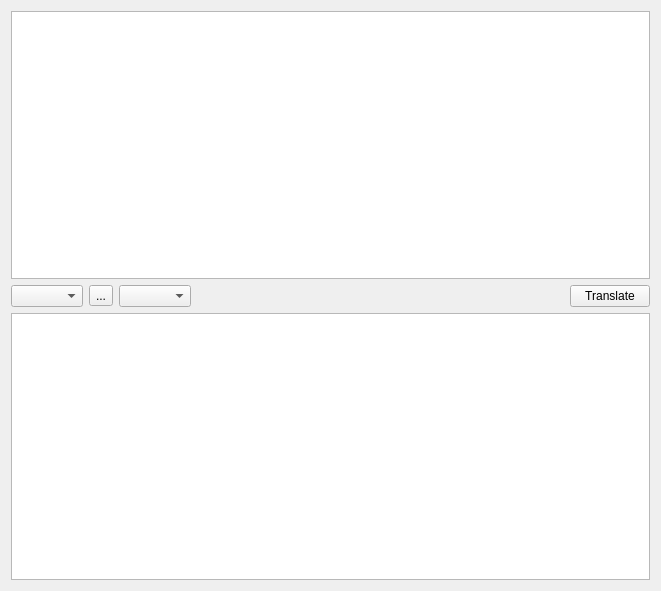
<?xml version="1.0" encoding="UTF-8"?>
<ui version="4.0">
 <class>MainWindow</class>
 <widget class="QMainWindow" name="MainWindow">
  <property name="geometry">
   <rect>
    <x>0</x>
    <y>0</y>
    <width>661</width>
    <height>591</height>
   </rect>
  </property>
  <property name="windowTitle">
   <string>MainWindow</string>
  </property>
  <widget class="QWidget" name="centralWidget">
   <layout class="QVBoxLayout" name="verticalLayout">
    <item>
     <layout class="QHBoxLayout" name="topLayout"/>
    </item>
    <item>
     <widget class="QPlainTextEdit" name="sourceTextEdit"/>
    </item>
    <item>
     <layout class="QHBoxLayout" name="middlelLayout">
      <item>
       <widget class="QComboBox" name="sourceLanguageComboBox">
        <property name="sizePolicy">
         <sizepolicy hsizetype="Preferred" vsizetype="Maximum">
          <horstretch>0</horstretch>
          <verstretch>0</verstretch>
         </sizepolicy>
        </property>
        <property name="maxVisibleItems">
         <number>10</number>
        </property>
       </widget>
      </item>
      <item>
       <widget class="QToolButton" name="swapButton">
        <property name="text">
         <string>...</string>
        </property>
        <property name="icon">
         <iconset resource="../resources.qrc">
          <normaloff>:/icons/ui/swap.png</normaloff>:/icons/ui/swap.png</iconset>
        </property>
       </widget>
      </item>
      <item>
       <widget class="QComboBox" name="resultLanguageComboBox">
        <property name="sizePolicy">
         <sizepolicy hsizetype="Preferred" vsizetype="Maximum">
          <horstretch>0</horstretch>
          <verstretch>0</verstretch>
         </sizepolicy>
        </property>
        <property name="maxVisibleItems">
         <number>10</number>
        </property>
       </widget>
      </item>
      <item>
       <spacer name="horizontalSpacer">
        <property name="orientation">
         <enum>Qt::Horizontal</enum>
        </property>
        <property name="sizeHint" stdset="0">
         <size>
          <width>40</width>
          <height>20</height>
         </size>
        </property>
       </spacer>
      </item>
      <item>
       <widget class="QPushButton" name="translateButton">
        <property name="text">
         <string>Translate</string>
        </property>
        <property name="icon">
         <iconset resource="../resources.qrc">
          <normaloff>:/icons/ui/translate.png</normaloff>:/icons/ui/translate.png</iconset>
        </property>
       </widget>
      </item>
     </layout>
    </item>
    <item>
     <widget class="QTextBrowser" name="resultTextBrowser"/>
    </item>
   </layout>
  </widget>
 </widget>
 <layoutdefault spacing="6" margin="11"/>
 <resources>
  <include location="../resources.qrc"/>
 </resources>
 <connections/>
</ui>
